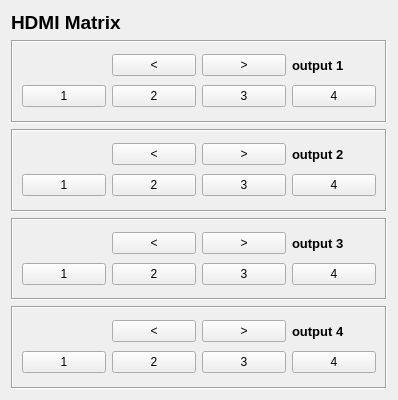
<?xml version="1.0" encoding="UTF-8"?>
<ui version="4.0">
 <class>FormHdmiRC</class>
 <widget class="QWidget" name="FormHdmiRC">
  <property name="windowModality">
   <enum>Qt::WindowModal</enum>
  </property>
  <property name="geometry">
   <rect>
    <x>0</x>
    <y>0</y>
    <width>398</width>
    <height>400</height>
   </rect>
  </property>
  <property name="sizePolicy">
   <sizepolicy hsizetype="Fixed" vsizetype="Fixed">
    <horstretch>0</horstretch>
    <verstretch>0</verstretch>
   </sizepolicy>
  </property>
  <property name="windowTitle">
   <string>Управление</string>
  </property>
  <layout class="QGridLayout" name="gridLayout">
   <item row="0" column="0">
    <widget class="QLabel" name="labelRC">
     <property name="sizePolicy">
      <sizepolicy hsizetype="Minimum" vsizetype="Maximum">
       <horstretch>0</horstretch>
       <verstretch>0</verstretch>
      </sizepolicy>
     </property>
     <property name="font">
      <font>
       <pointsize>14</pointsize>
       <weight>75</weight>
       <bold>true</bold>
      </font>
     </property>
     <property name="text">
      <string>HDMI Matrix</string>
     </property>
    </widget>
   </item>
   <item row="1" column="0">
    <widget class="QFrame" name="frameOut1">
     <property name="font">
      <font>
       <strikeout>false</strikeout>
      </font>
     </property>
     <property name="frameShape">
      <enum>QFrame::Box</enum>
     </property>
     <property name="frameShadow">
      <enum>QFrame::Sunken</enum>
     </property>
     <property name="midLineWidth">
      <number>0</number>
     </property>
     <layout class="QGridLayout" name="gridLayout_2">
      <item row="0" column="1">
       <widget class="QPushButton" name="btnOut1_prev">
        <property name="font">
         <font>
          <strikeout>false</strikeout>
          <kerning>true</kerning>
         </font>
        </property>
        <property name="text">
         <string>&lt;</string>
        </property>
       </widget>
      </item>
      <item row="0" column="2">
       <widget class="QPushButton" name="btnOut1_next">
        <property name="font">
         <font>
          <strikeout>false</strikeout>
          <kerning>true</kerning>
         </font>
        </property>
        <property name="text">
         <string>&gt;</string>
        </property>
        <property name="default">
         <bool>false</bool>
        </property>
        <property name="flat">
         <bool>false</bool>
        </property>
       </widget>
      </item>
      <item row="0" column="3">
       <widget class="QLabel" name="lbOut1">
        <property name="font">
         <font>
          <pointsize>10</pointsize>
          <weight>75</weight>
          <bold>true</bold>
         </font>
        </property>
        <property name="text">
         <string>output 1</string>
        </property>
       </widget>
      </item>
      <item row="1" column="0">
       <widget class="QPushButton" name="btnOut1_inp1">
        <property name="font">
         <font>
          <strikeout>false</strikeout>
          <kerning>true</kerning>
         </font>
        </property>
        <property name="text">
         <string>1</string>
        </property>
       </widget>
      </item>
      <item row="1" column="1">
       <widget class="QPushButton" name="btnOut1_inp2">
        <property name="font">
         <font>
          <strikeout>false</strikeout>
          <kerning>true</kerning>
         </font>
        </property>
        <property name="text">
         <string>2</string>
        </property>
       </widget>
      </item>
      <item row="1" column="2">
       <widget class="QPushButton" name="btnOut1_inp3">
        <property name="font">
         <font>
          <strikeout>false</strikeout>
          <kerning>true</kerning>
         </font>
        </property>
        <property name="text">
         <string>3</string>
        </property>
       </widget>
      </item>
      <item row="1" column="3">
       <widget class="QPushButton" name="btnOut1_inp4">
        <property name="font">
         <font>
          <strikeout>false</strikeout>
          <kerning>true</kerning>
         </font>
        </property>
        <property name="text">
         <string>4</string>
        </property>
       </widget>
      </item>
     </layout>
    </widget>
   </item>
   <item row="2" column="0">
    <widget class="QFrame" name="frameOut2">
     <property name="sizePolicy">
      <sizepolicy hsizetype="Preferred" vsizetype="Preferred">
       <horstretch>0</horstretch>
       <verstretch>0</verstretch>
      </sizepolicy>
     </property>
     <property name="font">
      <font>
       <strikeout>false</strikeout>
      </font>
     </property>
     <property name="frameShape">
      <enum>QFrame::Box</enum>
     </property>
     <property name="frameShadow">
      <enum>QFrame::Sunken</enum>
     </property>
     <property name="midLineWidth">
      <number>0</number>
     </property>
     <layout class="QGridLayout" name="gridLayout_3">
      <item row="0" column="1">
       <widget class="QPushButton" name="btnOut2_prev">
        <property name="font">
         <font>
          <strikeout>false</strikeout>
          <kerning>true</kerning>
         </font>
        </property>
        <property name="text">
         <string>&lt;</string>
        </property>
       </widget>
      </item>
      <item row="0" column="2">
       <widget class="QPushButton" name="btnOut2_next">
        <property name="font">
         <font>
          <strikeout>false</strikeout>
          <kerning>true</kerning>
         </font>
        </property>
        <property name="text">
         <string>&gt;</string>
        </property>
        <property name="default">
         <bool>false</bool>
        </property>
        <property name="flat">
         <bool>false</bool>
        </property>
       </widget>
      </item>
      <item row="0" column="3">
       <widget class="QLabel" name="lbOut2">
        <property name="font">
         <font>
          <pointsize>10</pointsize>
          <weight>75</weight>
          <bold>true</bold>
         </font>
        </property>
        <property name="text">
         <string>output 2</string>
        </property>
       </widget>
      </item>
      <item row="1" column="0">
       <widget class="QPushButton" name="btnOut2_inp1">
        <property name="font">
         <font>
          <strikeout>false</strikeout>
          <kerning>true</kerning>
         </font>
        </property>
        <property name="text">
         <string>1</string>
        </property>
       </widget>
      </item>
      <item row="1" column="1">
       <widget class="QPushButton" name="btnOut2_inp2">
        <property name="font">
         <font>
          <strikeout>false</strikeout>
          <kerning>true</kerning>
         </font>
        </property>
        <property name="text">
         <string>2</string>
        </property>
       </widget>
      </item>
      <item row="1" column="2">
       <widget class="QPushButton" name="btnOut2_inp3">
        <property name="font">
         <font>
          <strikeout>false</strikeout>
          <kerning>true</kerning>
         </font>
        </property>
        <property name="text">
         <string>3</string>
        </property>
       </widget>
      </item>
      <item row="1" column="3">
       <widget class="QPushButton" name="btnOut2_inp4">
        <property name="font">
         <font>
          <strikeout>false</strikeout>
          <kerning>true</kerning>
         </font>
        </property>
        <property name="text">
         <string>4</string>
        </property>
       </widget>
      </item>
     </layout>
    </widget>
   </item>
   <item row="3" column="0">
    <widget class="QFrame" name="frameOut3">
     <property name="font">
      <font>
       <strikeout>false</strikeout>
      </font>
     </property>
     <property name="frameShape">
      <enum>QFrame::Box</enum>
     </property>
     <property name="frameShadow">
      <enum>QFrame::Sunken</enum>
     </property>
     <property name="midLineWidth">
      <number>0</number>
     </property>
     <layout class="QGridLayout" name="gridLayout_4">
      <item row="0" column="1">
       <widget class="QPushButton" name="btnOut3_prev">
        <property name="font">
         <font>
          <strikeout>false</strikeout>
          <kerning>true</kerning>
         </font>
        </property>
        <property name="text">
         <string>&lt;</string>
        </property>
       </widget>
      </item>
      <item row="0" column="2">
       <widget class="QPushButton" name="btnOut3_next">
        <property name="font">
         <font>
          <strikeout>false</strikeout>
          <kerning>true</kerning>
         </font>
        </property>
        <property name="text">
         <string>&gt;</string>
        </property>
        <property name="default">
         <bool>false</bool>
        </property>
        <property name="flat">
         <bool>false</bool>
        </property>
       </widget>
      </item>
      <item row="0" column="3">
       <widget class="QLabel" name="lbOut3">
        <property name="font">
         <font>
          <pointsize>10</pointsize>
          <weight>75</weight>
          <bold>true</bold>
         </font>
        </property>
        <property name="text">
         <string>output 3</string>
        </property>
       </widget>
      </item>
      <item row="1" column="0">
       <widget class="QPushButton" name="btnOut3_inp1">
        <property name="font">
         <font>
          <strikeout>false</strikeout>
          <kerning>true</kerning>
         </font>
        </property>
        <property name="text">
         <string>1</string>
        </property>
       </widget>
      </item>
      <item row="1" column="1">
       <widget class="QPushButton" name="btnOut3_inp2">
        <property name="font">
         <font>
          <strikeout>false</strikeout>
          <kerning>true</kerning>
         </font>
        </property>
        <property name="text">
         <string>2</string>
        </property>
       </widget>
      </item>
      <item row="1" column="2">
       <widget class="QPushButton" name="btnOut3_inp3">
        <property name="font">
         <font>
          <strikeout>false</strikeout>
          <kerning>true</kerning>
         </font>
        </property>
        <property name="text">
         <string>3</string>
        </property>
       </widget>
      </item>
      <item row="1" column="3">
       <widget class="QPushButton" name="btnOut3_inp4">
        <property name="font">
         <font>
          <strikeout>false</strikeout>
          <kerning>true</kerning>
         </font>
        </property>
        <property name="text">
         <string>4</string>
        </property>
       </widget>
      </item>
     </layout>
    </widget>
   </item>
   <item row="4" column="0">
    <widget class="QFrame" name="frameOut4">
     <property name="font">
      <font>
       <strikeout>false</strikeout>
      </font>
     </property>
     <property name="frameShape">
      <enum>QFrame::Box</enum>
     </property>
     <property name="frameShadow">
      <enum>QFrame::Sunken</enum>
     </property>
     <property name="midLineWidth">
      <number>0</number>
     </property>
     <layout class="QGridLayout" name="gridLayout_5">
      <item row="0" column="1">
       <widget class="QPushButton" name="btnOut4_prev">
        <property name="font">
         <font>
          <strikeout>false</strikeout>
          <kerning>true</kerning>
         </font>
        </property>
        <property name="text">
         <string>&lt;</string>
        </property>
       </widget>
      </item>
      <item row="0" column="2">
       <widget class="QPushButton" name="btnOut4_next">
        <property name="font">
         <font>
          <strikeout>false</strikeout>
          <kerning>true</kerning>
         </font>
        </property>
        <property name="text">
         <string>&gt;</string>
        </property>
        <property name="default">
         <bool>false</bool>
        </property>
        <property name="flat">
         <bool>false</bool>
        </property>
       </widget>
      </item>
      <item row="0" column="3">
       <widget class="QLabel" name="lbOut4">
        <property name="font">
         <font>
          <pointsize>10</pointsize>
          <weight>75</weight>
          <bold>true</bold>
         </font>
        </property>
        <property name="text">
         <string>output 4</string>
        </property>
       </widget>
      </item>
      <item row="1" column="0">
       <widget class="QPushButton" name="btnOut4_inp1">
        <property name="font">
         <font>
          <strikeout>false</strikeout>
          <kerning>true</kerning>
         </font>
        </property>
        <property name="text">
         <string>1</string>
        </property>
       </widget>
      </item>
      <item row="1" column="1">
       <widget class="QPushButton" name="btnOut4_inp2">
        <property name="font">
         <font>
          <strikeout>false</strikeout>
          <kerning>true</kerning>
         </font>
        </property>
        <property name="text">
         <string>2</string>
        </property>
       </widget>
      </item>
      <item row="1" column="2">
       <widget class="QPushButton" name="btnOut4_inp3">
        <property name="font">
         <font>
          <strikeout>false</strikeout>
          <kerning>true</kerning>
         </font>
        </property>
        <property name="text">
         <string>3</string>
        </property>
       </widget>
      </item>
      <item row="1" column="3">
       <widget class="QPushButton" name="btnOut4_inp4">
        <property name="font">
         <font>
          <strikeout>false</strikeout>
          <kerning>true</kerning>
         </font>
        </property>
        <property name="text">
         <string>4</string>
        </property>
       </widget>
      </item>
     </layout>
    </widget>
   </item>
  </layout>
  <action name="ActClick">
   <property name="checkable">
    <bool>true</bool>
   </property>
   <property name="text">
    <string>ActClick</string>
   </property>
  </action>
 </widget>
 <resources/>
 <connections>
  <connection>
   <sender>btnOut1_prev</sender>
   <signal>clicked()</signal>
   <receiver>ActClick</receiver>
   <slot>trigger()</slot>
   <hints>
    <hint type="sourcelabel">
     <x>20</x>
     <y>20</y>
    </hint>
    <hint type="destinationlabel">
     <x>-1</x>
     <y>-1</y>
    </hint>
   </hints>
  </connection>
  <connection>
   <sender>btnOut1_next</sender>
   <signal>clicked()</signal>
   <receiver>ActClick</receiver>
   <slot>trigger()</slot>
   <hints>
    <hint type="sourcelabel">
     <x>20</x>
     <y>20</y>
    </hint>
    <hint type="destinationlabel">
     <x>-1</x>
     <y>-1</y>
    </hint>
   </hints>
  </connection>
  <connection>
   <sender>btnOut1_inp1</sender>
   <signal>clicked()</signal>
   <receiver>ActClick</receiver>
   <slot>trigger()</slot>
   <hints>
    <hint type="sourcelabel">
     <x>20</x>
     <y>20</y>
    </hint>
    <hint type="destinationlabel">
     <x>-1</x>
     <y>-1</y>
    </hint>
   </hints>
  </connection>
  <connection>
   <sender>btnOut1_inp2</sender>
   <signal>clicked()</signal>
   <receiver>ActClick</receiver>
   <slot>trigger()</slot>
   <hints>
    <hint type="sourcelabel">
     <x>20</x>
     <y>20</y>
    </hint>
    <hint type="destinationlabel">
     <x>-1</x>
     <y>-1</y>
    </hint>
   </hints>
  </connection>
  <connection>
   <sender>btnOut1_inp3</sender>
   <signal>clicked()</signal>
   <receiver>ActClick</receiver>
   <slot>trigger()</slot>
   <hints>
    <hint type="sourcelabel">
     <x>20</x>
     <y>20</y>
    </hint>
    <hint type="destinationlabel">
     <x>-1</x>
     <y>-1</y>
    </hint>
   </hints>
  </connection>
  <connection>
   <sender>btnOut1_inp4</sender>
   <signal>clicked()</signal>
   <receiver>ActClick</receiver>
   <slot>trigger()</slot>
   <hints>
    <hint type="sourcelabel">
     <x>20</x>
     <y>20</y>
    </hint>
    <hint type="destinationlabel">
     <x>-1</x>
     <y>-1</y>
    </hint>
   </hints>
  </connection>
  <connection>
   <sender>btnOut2_prev</sender>
   <signal>clicked()</signal>
   <receiver>ActClick</receiver>
   <slot>trigger()</slot>
   <hints>
    <hint type="sourcelabel">
     <x>20</x>
     <y>20</y>
    </hint>
    <hint type="destinationlabel">
     <x>-1</x>
     <y>-1</y>
    </hint>
   </hints>
  </connection>
  <connection>
   <sender>btnOut2_next</sender>
   <signal>clicked()</signal>
   <receiver>ActClick</receiver>
   <slot>trigger()</slot>
   <hints>
    <hint type="sourcelabel">
     <x>20</x>
     <y>20</y>
    </hint>
    <hint type="destinationlabel">
     <x>-1</x>
     <y>-1</y>
    </hint>
   </hints>
  </connection>
  <connection>
   <sender>btnOut2_inp1</sender>
   <signal>clicked()</signal>
   <receiver>ActClick</receiver>
   <slot>trigger()</slot>
   <hints>
    <hint type="sourcelabel">
     <x>20</x>
     <y>20</y>
    </hint>
    <hint type="destinationlabel">
     <x>-1</x>
     <y>-1</y>
    </hint>
   </hints>
  </connection>
  <connection>
   <sender>btnOut2_inp2</sender>
   <signal>clicked()</signal>
   <receiver>ActClick</receiver>
   <slot>trigger()</slot>
   <hints>
    <hint type="sourcelabel">
     <x>20</x>
     <y>20</y>
    </hint>
    <hint type="destinationlabel">
     <x>-1</x>
     <y>-1</y>
    </hint>
   </hints>
  </connection>
  <connection>
   <sender>btnOut2_inp3</sender>
   <signal>clicked()</signal>
   <receiver>ActClick</receiver>
   <slot>trigger()</slot>
   <hints>
    <hint type="sourcelabel">
     <x>20</x>
     <y>20</y>
    </hint>
    <hint type="destinationlabel">
     <x>-1</x>
     <y>-1</y>
    </hint>
   </hints>
  </connection>
  <connection>
   <sender>btnOut2_inp4</sender>
   <signal>clicked()</signal>
   <receiver>ActClick</receiver>
   <slot>trigger()</slot>
   <hints>
    <hint type="sourcelabel">
     <x>20</x>
     <y>20</y>
    </hint>
    <hint type="destinationlabel">
     <x>-1</x>
     <y>-1</y>
    </hint>
   </hints>
  </connection>
  <connection>
   <sender>btnOut3_prev</sender>
   <signal>clicked()</signal>
   <receiver>ActClick</receiver>
   <slot>trigger()</slot>
   <hints>
    <hint type="sourcelabel">
     <x>20</x>
     <y>20</y>
    </hint>
    <hint type="destinationlabel">
     <x>-1</x>
     <y>-1</y>
    </hint>
   </hints>
  </connection>
  <connection>
   <sender>btnOut3_next</sender>
   <signal>clicked()</signal>
   <receiver>ActClick</receiver>
   <slot>trigger()</slot>
   <hints>
    <hint type="sourcelabel">
     <x>20</x>
     <y>20</y>
    </hint>
    <hint type="destinationlabel">
     <x>-1</x>
     <y>-1</y>
    </hint>
   </hints>
  </connection>
  <connection>
   <sender>btnOut3_inp1</sender>
   <signal>clicked()</signal>
   <receiver>ActClick</receiver>
   <slot>trigger()</slot>
   <hints>
    <hint type="sourcelabel">
     <x>20</x>
     <y>20</y>
    </hint>
    <hint type="destinationlabel">
     <x>-1</x>
     <y>-1</y>
    </hint>
   </hints>
  </connection>
  <connection>
   <sender>btnOut3_inp2</sender>
   <signal>clicked()</signal>
   <receiver>ActClick</receiver>
   <slot>trigger()</slot>
   <hints>
    <hint type="sourcelabel">
     <x>20</x>
     <y>20</y>
    </hint>
    <hint type="destinationlabel">
     <x>-1</x>
     <y>-1</y>
    </hint>
   </hints>
  </connection>
  <connection>
   <sender>btnOut3_inp3</sender>
   <signal>clicked()</signal>
   <receiver>ActClick</receiver>
   <slot>trigger()</slot>
   <hints>
    <hint type="sourcelabel">
     <x>20</x>
     <y>20</y>
    </hint>
    <hint type="destinationlabel">
     <x>-1</x>
     <y>-1</y>
    </hint>
   </hints>
  </connection>
  <connection>
   <sender>btnOut3_inp4</sender>
   <signal>clicked()</signal>
   <receiver>ActClick</receiver>
   <slot>trigger()</slot>
   <hints>
    <hint type="sourcelabel">
     <x>20</x>
     <y>20</y>
    </hint>
    <hint type="destinationlabel">
     <x>-1</x>
     <y>-1</y>
    </hint>
   </hints>
  </connection>
  <connection>
   <sender>btnOut4_prev</sender>
   <signal>clicked()</signal>
   <receiver>ActClick</receiver>
   <slot>trigger()</slot>
   <hints>
    <hint type="sourcelabel">
     <x>20</x>
     <y>20</y>
    </hint>
    <hint type="destinationlabel">
     <x>-1</x>
     <y>-1</y>
    </hint>
   </hints>
  </connection>
  <connection>
   <sender>btnOut4_next</sender>
   <signal>clicked()</signal>
   <receiver>ActClick</receiver>
   <slot>trigger()</slot>
   <hints>
    <hint type="sourcelabel">
     <x>20</x>
     <y>20</y>
    </hint>
    <hint type="destinationlabel">
     <x>-1</x>
     <y>-1</y>
    </hint>
   </hints>
  </connection>
  <connection>
   <sender>btnOut4_inp1</sender>
   <signal>clicked()</signal>
   <receiver>ActClick</receiver>
   <slot>trigger()</slot>
   <hints>
    <hint type="sourcelabel">
     <x>20</x>
     <y>20</y>
    </hint>
    <hint type="destinationlabel">
     <x>-1</x>
     <y>-1</y>
    </hint>
   </hints>
  </connection>
  <connection>
   <sender>btnOut4_inp2</sender>
   <signal>clicked()</signal>
   <receiver>ActClick</receiver>
   <slot>trigger()</slot>
   <hints>
    <hint type="sourcelabel">
     <x>20</x>
     <y>20</y>
    </hint>
    <hint type="destinationlabel">
     <x>-1</x>
     <y>-1</y>
    </hint>
   </hints>
  </connection>
  <connection>
   <sender>btnOut4_inp3</sender>
   <signal>clicked()</signal>
   <receiver>ActClick</receiver>
   <slot>trigger()</slot>
   <hints>
    <hint type="sourcelabel">
     <x>20</x>
     <y>20</y>
    </hint>
    <hint type="destinationlabel">
     <x>-1</x>
     <y>-1</y>
    </hint>
   </hints>
  </connection>
  <connection>
   <sender>btnOut4_inp4</sender>
   <signal>clicked()</signal>
   <receiver>ActClick</receiver>
   <slot>trigger()</slot>
   <hints>
    <hint type="sourcelabel">
     <x>20</x>
     <y>20</y>
    </hint>
    <hint type="destinationlabel">
     <x>-1</x>
     <y>-1</y>
    </hint>
   </hints>
  </connection>
 </connections>
</ui>
